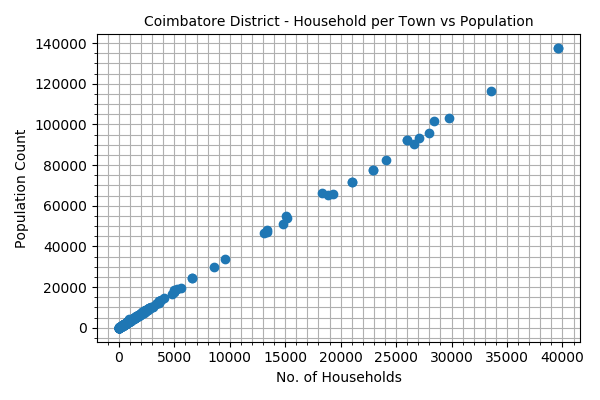

Generate this figure with Python:
import csv

import matplotlib
import numpy as np
import matplotlib.pyplot as plt
import datetime

data = []

with open("PCA_CDB_3331_F_Census.csv") as f:
    r = csv.reader(f)
    for i in r:
        data.append(i)

xval = []
yval = []

for i in data[1:]:
    xval.append(int(i[11]))
    yval.append(int(i[12]))

fig, axes = plt.subplots(nrows=1, ncols=1, figsize=(6, 4))
axes.scatter(xval, yval, zorder=3)
axes.set_title('Coimbatore District - Household per Town vs Population', fontsize=10)
plt.xlabel('No. of Households')
plt.ylabel('Population Count')
plt.grid(which='both', zorder=0)
plt.minorticks_on()
plt.show()
